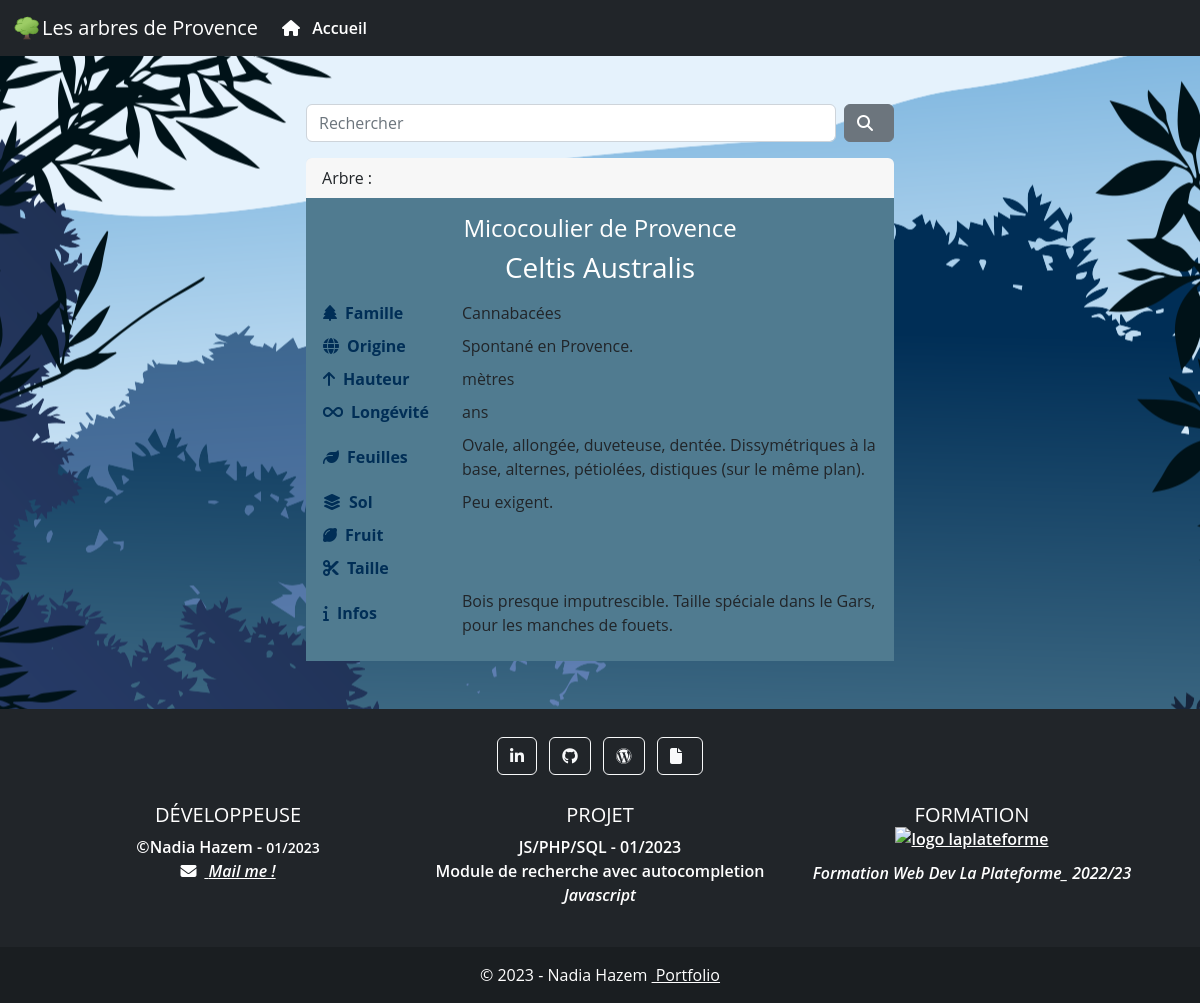
The page /element.php?search=Micocoulier de Provence on the database its author committed.
### tables this page shows
CREATE TABLE IF NOT EXISTS `arbres` (
  `id` int(255) NOT NULL AUTO_INCREMENT,
  `vernaculaire` text NOT NULL,
  `latin` text NOT NULL,
  `famille` text NOT NULL,
  `origine` text NOT NULL,
  `hauteur` text NOT NULL,
  `longevite` text NOT NULL,
  `sol` text NOT NULL,
  `feuille` text NOT NULL,
  `fleur` text NOT NULL,
  `fruit` text NOT NULL,
  `taille` text NOT NULL,
  `info` text NOT NULL,
  PRIMARY KEY (`id`)
);

### element.php (the view, shortened to what this page needs)
<?php
require_once('./assets/php/db.php');
$search = htmlspecialchars($_GET['search']);
$query = $conn->prepare("SELECT * FROM `arbres` WHERE vernaculaire = :search;");
$query->execute([':search' => $search]);
$result = $query->fetchAll(PDO::FETCH_ASSOC);
require_once 'includes/header.php';
?>
    <main class="main h-100 mb-5">
        <section class="row">
            <div class="col-md-6 mx-auto">
                <div class="card mx-auto" style="max-width: 50rem;">
                    <div class="card-header">Arbre :</div>
                    <div class="card-body bg-herb">
                        <h4 class="card-title text-center"><?= $result[0]['vernaculaire'] ?></h4>
                        <h3 class="card-text text-center mb-3"><?= $result[0]['latin'] ?></h3>
                        <table>
                            <tbody>
                                <tr>
                                    <th scope="row" class="col-3 pb-2"><i class="fas fa-tree"></i>Famille</th>
                                    <td class="text-right col-9 pb-2"><?= $result[0]['famille'] ?></td>
                                </tr>
                                <tr>
                                    <th scope="row" class="col-3 pb-2"><i class="fas fa-globe"></i>Origine</td>
                                    <td class="text-right col-9 pb-2"><?= $result[0]['origine'] ?></td>
                                </tr>
                                <tr>
                                    <th scope="row" class="col-3 pb-2"><i class="fas fa-arrow-up"></i>Hauteur</td>
                                    <td class="text-right col-9 pb-2"><?= $result[0]['hauteur'] ?> mètres</td>
                                </tr>
                                <tr>
                                    <th scope="row" class="col-3 pb-2"><i class="fas fa-infinity"></i>Longévité</td>
                                    <td class="text-right col-9 pb-2"><?= $result[0]['longevite'] ?> ans</td>
                                </tr>
                                <tr>
                                    <th scope="row" class="col-3 pb-2"><i class="fas fa-leaf"></i>Feuilles</td>
                                    <td class="text-right col-9 pb-2"><?= $result[0]['feuille'] ?></td>
                                </tr>
                                <tr>
                                    <th scope="row" class="col-3 pb-2"><i class="fas fa-layer-group"></i>Sol</td>
                                    <td class="text-right col-9 pb-2"><?= $result[0]['sol'] ?></td>
                                </tr>
                                <tr>
                                    <th scope="row" class="col-3 pb-2"><i class="fa fa-lemon"></i>Fruit</td>
                                    <td class="text-right col-9 pb-2"><?= $result[0]['fruit'] ?></td>
                                </tr>
                                <tr>
                                    <th scope="row" class="col-3 pb-2"><i class="fa fa-scissors"></i>Taille</td>
                                    <td class="text-right col-9 pb-2"><?= $result[0]['taille'] ?></td>
                                </tr>
                                <tr>
                                    <th scope="row" class="col-3 pb-2"><i class="fas fa-info"></i>Infos</td>
                                    <td class="text-right col-9 pb-2"><?= $result[0]['info'] ?></td>
                                </tr>
                            </tbody>
                        </table>
                    </div>
                </div>
            </div>
        </section>
    </main>
    <?php require_once 'includes/footer.php'; ?>
</body>
</html>

### assets/css/style.css (style rules this page uses)
body { background: url(../img/bg.png) no-repeat center center fixed; font-family: 'Open Sans', sans-serif; }
h1, h2, h3, h4, h5, h6 { color: white; }
th { color: #002E56; }
.fas, .fa { padding-right: 0.5rem; }
.card { --bs-card-border-width: 0; }
.bg-herb { background: #507B90!important; }

### rows shown on the page
arbres: vernaculaire "Micocoulier de Provence", latin "Celtis Australis", famille "Cannabacées", origine "Spontané en Provence.", feuille "Ovale, allongée, duveteuse, dentée. Dissymétriques à la base, alternes, pétiolées, distiques (sur le même plan).", sol "Peu exigent.", info "Bois presque imputrescible. Taille spéciale dans le Gars, pour les manches de fouets."
